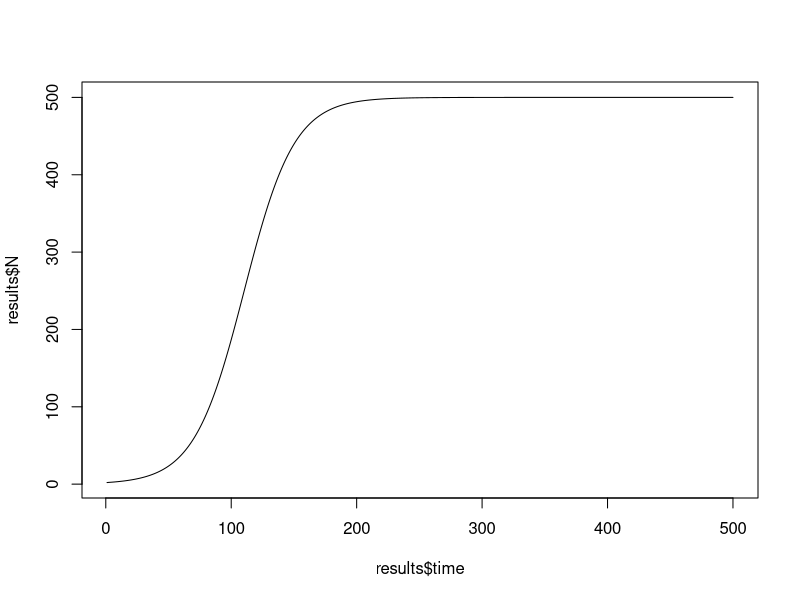
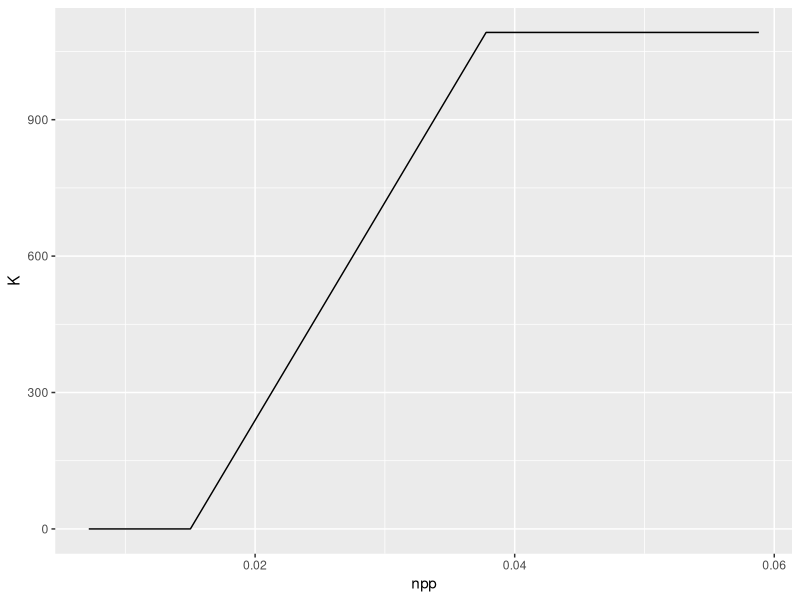
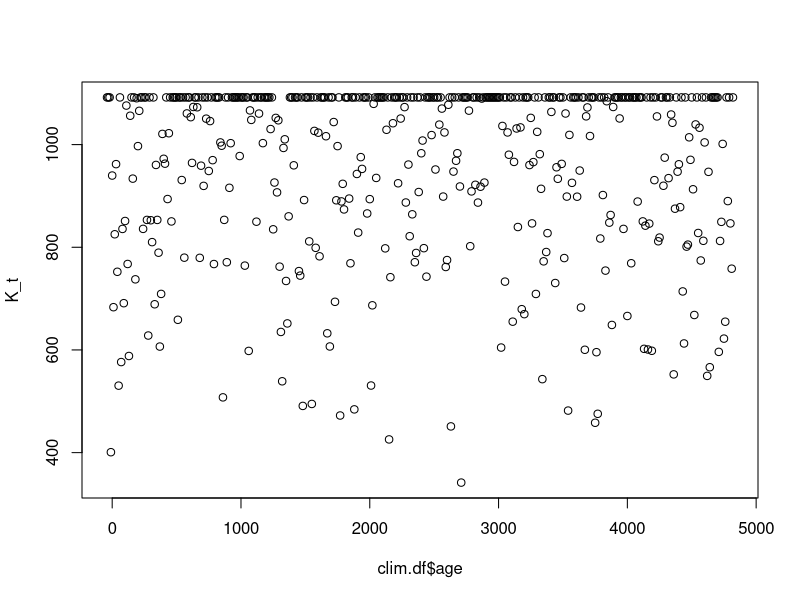
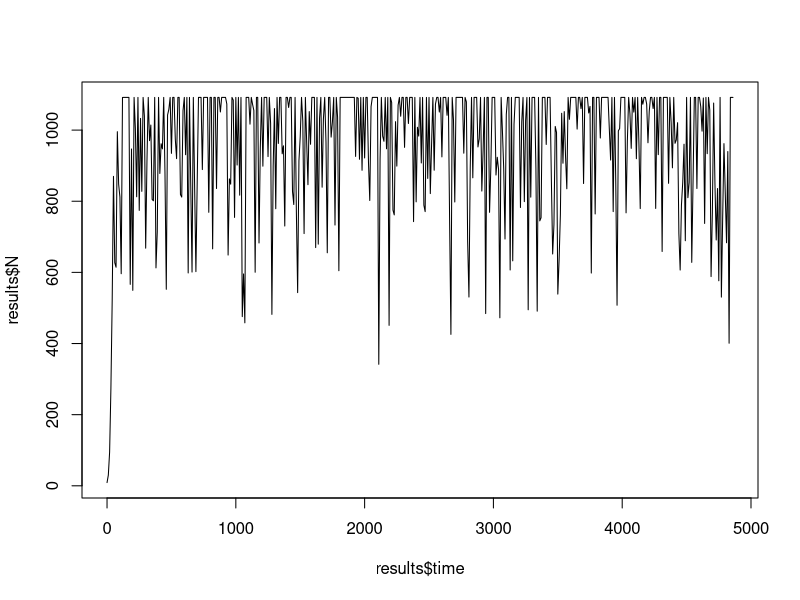

These charts were generated, in order, by the following R code:
## Single random rin of log growth model
## Sample the following
## tstart (initial settlement)
## npp_lo: minimum NPP for growth
## npp_hi: maximum NPP for growth
## cK0: initial number of individuals
## r: growth rate
## Kmax: max carrying capacity
## NPPlo: NPP value corresponding to K=0
## NPPhi: NPP value corresponding to K=Kmax
set.seed(42)

library(ggplot2)

log_growth <- function(N0, r, K, time) {
  N_t <- rep(NA, length(time))
  N_t <- N0
  for (i in 2:length(time)) {
    N_t[i] = K / (1 + ((K - N0) / N0) * exp(-r * time[i]))
  }
  return(list(time = time,
              N = N_t))
}

## Simple example
myN0 <- 2
myr <- 0.05
myK <- 500
mytime <- seq(1, 500)
results <- log_growth(N0 = myN0, 
                      r = myr, 
                      K = myK, 
                      time = mytime)

plot(results$time, results$N, 
     type = 'l')

## Try with random parameters
clim.df <- read.csv("./data/clim.df.csv")

tstart <- round(runif(1, min = 3000, max = 5000))
npp_limits <- sort(runif(2, min = 0.005, max = 0.04))
npp_lo <- npp_limits[1]
npp_hi <- npp_limits[2]
cK0 <- round(runif(1, min = 2, max = 10))
r <- exp(runif(1, min = log(0.01), max = log(0.5)))
Kmax <- exp(runif(1, min = log(100), max = log(10000)))
## Kmax: max carrying capacity

## NPP - K relationship
plot.df <- data.frame(npp = c(min(clim.df$npp), npp_lo, npp_hi, max(clim.df$npp)),
                      K = c(0, 0, Kmax, Kmax))
ggplot(plot.df, aes(x = npp, y = K)) +
  geom_line()

## Derive time-dependent K
## First filter climate to tstart
clim.df <- clim.df[clim.df$age < tstart, ]
time <- max(clim.df$age) - clim.df$age## Need to invert time somehow
K_t <- approx(plot.df$npp, plot.df$K, clim.df$npp)$y
plot(clim.df$age, K_t)

## New function with time dependent K
log_growth_t <- function(N0, r, K, time) {
  if (length(K) != length(time)) {stop("K and time have different legnths")}
  
  N_t <- rep(NA, length(time))
  N_t[1] <- N0
  for (i in 2:length(time)) {
    N_t[i] = K[i] / (1 + ((K[i] - N0) / N0) * exp(-r * time[i]))
  }
  return(list(time = time,
              K = K,
              N = N_t))
}

results <- log_growth_t(N0 = cK0, 
                        r = r, 
                        K = K_t, 
                        time = time)
plot(results$time, results$N, 
     type = 'l')
